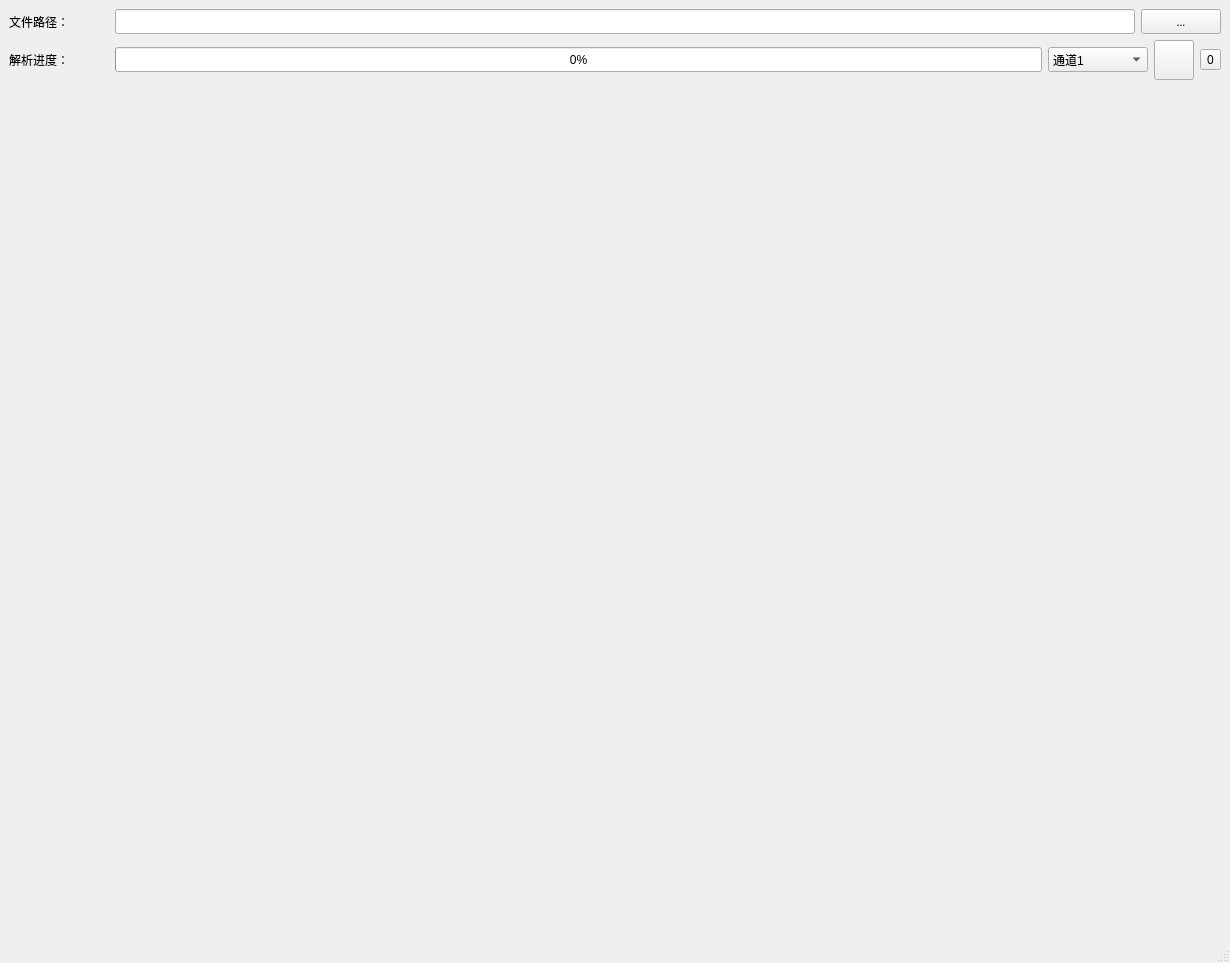
<?xml version="1.0" encoding="UTF-8"?>
<ui version="4.0">
 <class>MainWindow</class>
 <widget class="QMainWindow" name="MainWindow">
  <property name="geometry">
   <rect>
    <x>0</x>
    <y>0</y>
    <width>1230</width>
    <height>963</height>
   </rect>
  </property>
  <property name="minimumSize">
   <size>
    <width>0</width>
    <height>0</height>
   </size>
  </property>
  <property name="windowTitle">
   <string>信号绘图</string>
  </property>
  <widget class="QWidget" name="centralwidget">
   <layout class="QGridLayout" name="gridLayout">
    <item row="0" column="0">
     <layout class="QHBoxLayout" name="horizontalLayout">
      <item>
       <widget class="QLabel" name="label">
        <property name="minimumSize">
         <size>
          <width>100</width>
          <height>25</height>
         </size>
        </property>
        <property name="maximumSize">
         <size>
          <width>16777215</width>
          <height>16777215</height>
         </size>
        </property>
        <property name="text">
         <string>文件路径：</string>
        </property>
       </widget>
      </item>
      <item>
       <widget class="QLineEdit" name="lineEdit">
        <property name="minimumSize">
         <size>
          <width>400</width>
          <height>25</height>
         </size>
        </property>
        <property name="maximumSize">
         <size>
          <width>16777215</width>
          <height>16777215</height>
         </size>
        </property>
        <property name="text">
         <string/>
        </property>
       </widget>
      </item>
      <item>
       <widget class="QPushButton" name="pb_select">
        <property name="minimumSize">
         <size>
          <width>25</width>
          <height>25</height>
         </size>
        </property>
        <property name="maximumSize">
         <size>
          <width>16777215</width>
          <height>16777215</height>
         </size>
        </property>
        <property name="font">
         <font>
          <family>Algerian</family>
          <pointsize>8</pointsize>
         </font>
        </property>
        <property name="text">
         <string>...</string>
        </property>
       </widget>
      </item>
     </layout>
    </item>
    <item row="1" column="0">
     <layout class="QHBoxLayout" name="horizontalLayout_2">
      <item>
       <widget class="QLabel" name="label_2">
        <property name="minimumSize">
         <size>
          <width>100</width>
          <height>25</height>
         </size>
        </property>
        <property name="maximumSize">
         <size>
          <width>16777215</width>
          <height>16777215</height>
         </size>
        </property>
        <property name="text">
         <string>解析进度：</string>
        </property>
       </widget>
      </item>
      <item>
       <widget class="QProgressBar" name="progressBar">
        <property name="minimumSize">
         <size>
          <width>300</width>
          <height>25</height>
         </size>
        </property>
        <property name="maximumSize">
         <size>
          <width>16777215</width>
          <height>16777215</height>
         </size>
        </property>
        <property name="value">
         <number>0</number>
        </property>
       </widget>
      </item>
      <item>
       <widget class="QComboBox" name="comboBox">
        <property name="minimumSize">
         <size>
          <width>100</width>
          <height>25</height>
         </size>
        </property>
        <property name="maximumSize">
         <size>
          <width>16777215</width>
          <height>16777215</height>
         </size>
        </property>
        <item>
         <property name="text">
          <string>通道1</string>
         </property>
        </item>
        <item>
         <property name="text">
          <string>通道2</string>
         </property>
        </item>
        <item>
         <property name="text">
          <string>通道3</string>
         </property>
        </item>
        <item>
         <property name="text">
          <string>通道4</string>
         </property>
        </item>
        <item>
         <property name="text">
          <string>通道5</string>
         </property>
        </item>
        <item>
         <property name="text">
          <string>通道6</string>
         </property>
        </item>
       </widget>
      </item>
      <item>
       <widget class="QPushButton" name="pb_start">
        <property name="minimumSize">
         <size>
          <width>40</width>
          <height>40</height>
         </size>
        </property>
        <property name="maximumSize">
         <size>
          <width>16777215</width>
          <height>16777215</height>
         </size>
        </property>
        <property name="text">
         <string/>
        </property>
        <property name="icon">
         <iconset resource="icon.qrc">
          <normaloff>:/new/prefix1/icon_source/icon_start.png</normaloff>
          <normalon>:/new/prefix1/icon_source/icon_stop.png</normalon>:/new/prefix1/icon_source/icon_start.png</iconset>
        </property>
        <property name="checkable">
         <bool>true</bool>
        </property>
        <property name="checked">
         <bool>false</bool>
        </property>
       </widget>
      </item>
      <item>
       <widget class="QToolButton" name="toolButton">
        <property name="text">
         <string>0</string>
        </property>
        <property name="icon">
         <iconset resource="icon.qrc">
          <normaloff>:/new/prefix1/icon_source/icon_arrow.png</normaloff>:/new/prefix1/icon_source/icon_arrow.png</iconset>
        </property>
        <property name="toolButtonStyle">
         <enum>Qt::ToolButtonTextUnderIcon</enum>
        </property>
       </widget>
      </item>
     </layout>
    </item>
    <item row="2" column="0">
     <layout class="QHBoxLayout" name="horizontalLayout_3">
      <item>
       <layout class="QVBoxLayout" name="verticalLayout">
        <item>
         <widget class="CustomPlotForm" name="widget_time" native="true">
          <property name="minimumSize">
           <size>
            <width>400</width>
            <height>400</height>
           </size>
          </property>
          <property name="maximumSize">
           <size>
            <width>16777215</width>
            <height>16777215</height>
           </size>
          </property>
         </widget>
        </item>
        <item>
         <widget class="CustomPlotForm" name="widget_fft" native="true">
          <property name="minimumSize">
           <size>
            <width>400</width>
            <height>400</height>
           </size>
          </property>
          <property name="maximumSize">
           <size>
            <width>16777215</width>
            <height>16777215</height>
           </size>
          </property>
         </widget>
        </item>
       </layout>
      </item>
      <item>
       <widget class="LofarForm" name="widget_lofar" native="true">
        <property name="minimumSize">
         <size>
          <width>800</width>
          <height>800</height>
         </size>
        </property>
        <property name="maximumSize">
         <size>
          <width>16777215</width>
          <height>16777215</height>
         </size>
        </property>
       </widget>
      </item>
     </layout>
    </item>
   </layout>
  </widget>
  <widget class="QMenuBar" name="menubar">
   <property name="geometry">
    <rect>
     <x>0</x>
     <y>0</y>
     <width>1230</width>
     <height>25</height>
    </rect>
   </property>
  </widget>
  <widget class="QStatusBar" name="statusbar"/>
 </widget>
 <customwidgets>
  <customwidget>
   <class>CustomPlotForm</class>
   <extends>QWidget</extends>
   <header>customplotform.h</header>
   <container>1</container>
  </customwidget>
  <customwidget>
   <class>LofarForm</class>
   <extends>QWidget</extends>
   <header>lofarform.h</header>
   <container>1</container>
  </customwidget>
 </customwidgets>
 <resources>
  <include location="icon.qrc"/>
 </resources>
 <connections/>
</ui>
